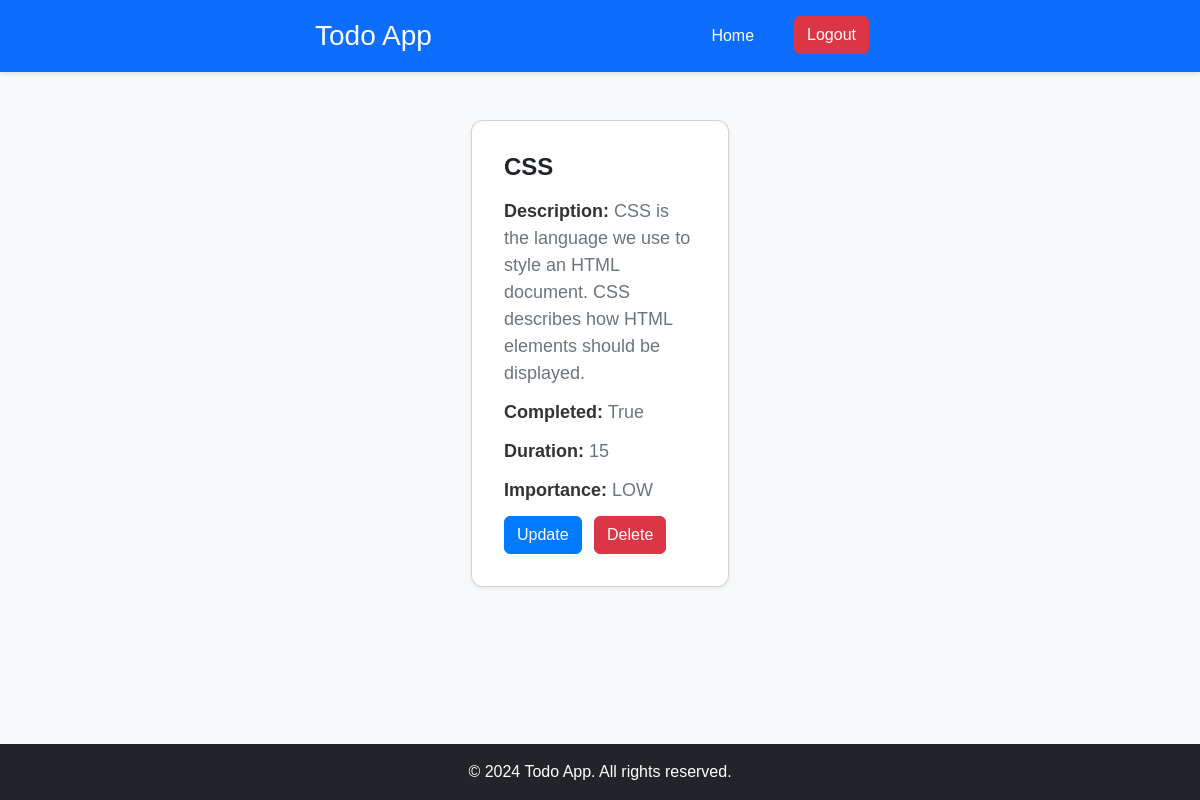
/detail-todo/3 (signed in), run on the app's committed database.
### todoapp/models.py (models this page shows, shortened)
class Todo(models.Model):
    HIGH = 'HIGH'
    MEDIUM = 'MEDIUM'
    LOW = 'LOW'
    IMPORTANCE_CHOICES = [
        (HIGH, 'High'),
        (MEDIUM, 'Medium'),
        (LOW, 'Low'),
    ]
    user=models.ForeignKey (User, on_delete=models.CASCADE)
    title=models.CharField(max_length=300)
    description=models.CharField(max_length=500)
    completed=models.BooleanField()
    duration=models.PositiveIntegerField()
    importance=models.CharField(max_length=6, choices=IMPORTANCE_CHOICES)

### todoapp/views.py (the view)
# urls.py: path('detail-todo/<int:todo_id>', views.DetailTodo.as_view(), name='detailtodo'),
class DetailTodo(LoginRequiredMixin, DetailView):
    login_url = '/login/'
    model = Todo
    fields = ["title", "description", "completed", "duration", "importance"]
    template_name = 'todo/detailtodo.html'
    context_object_name = 'todo'
    pk_url_kwarg = 'todo_id'

### todoapp/templates/todo/detailtodo.html (shortened to what this page needs)
{% extends 'main.html' %}
{% block content %}
<div class="container mt-5">
    <div class="row justify-content-center">
        <div class="col-md-8 col-lg-6">
            <div class="card shadow-sm">
                <div class="card-body">
                    <h1 class="card-title">{{ todo.title }}</h1>
                    <p class="card-text"><strong>Description:</strong> {{ todo.description }}</p>
                    <p class="card-text"><strong>Completed:</strong> {{ todo.completed }}</p>
                    <p class="card-text"><strong>Duration:</strong> {{ todo.duration }}</p>
                    <p class="card-text"><strong>Importance:</strong> {{ todo.importance }}</p>
                    <a href="{% url 'updatetodo' todo_id=todo.id %}" class="btn btn-primary">Update</a>
                    <a href="{% url 'deletetodo' todo_id=todo.id %}" class="btn btn-danger ms-2">Delete</a>
                </div>
            </div>
        </div>
    </div>
</div>
{% endblock %}

### todoapp/static/css/maintodo.css (style rules this page uses)
body { font-family: Arial, sans-serif; background-color: #f8f9fa; margin: 0; padding: 0; }
.container { max-width: 960px; margin: 0 auto; padding: 0 15px; }
.card { border-radius: 0.75rem; box-shadow: 0 4px 8px rgba(0, 0, 0, 0.1); }
.card-body { padding: 2rem; }
.container { max-width: 960px; }
.container { max-width: 1200px; }
h1 { font-size: 2rem; font-weight: bold; }
.card-body { padding: 1.5rem; }
.card-title { font-size: 1.25rem; margin-bottom: 0.75rem; }
.card-text { font-size: 1rem; color: #6c757d; }
.btn-primary { background-color: #007bff; border-color: #007bff; }
.btn-danger { background-color: #dc3545; border-color: #dc3545; }
.card-title { font-size: 2rem; margin-bottom: 1rem; }
.card-text { font-size: 1.125rem; margin-bottom: 0.75rem; }
.card-text strong { color: #333; }
.card-title { font-size: 1.5rem; }
.container { max-width: 600px; }
.card-body p { font-size: 1.125rem; }

### data on the page
Todo: title "CSS", description "CSS is the language we use to style an HTML document. CSS describes how HTML elements should be displayed.", completed "True", duration "15", importance "LOW"
